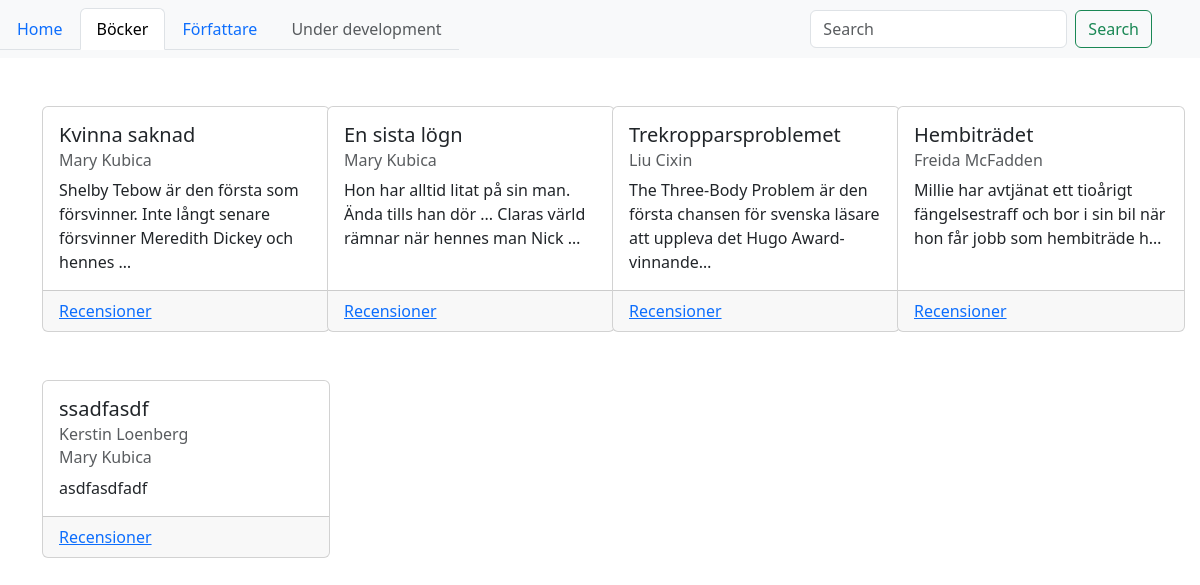
/books/, run on an earlier commit of the app's database.
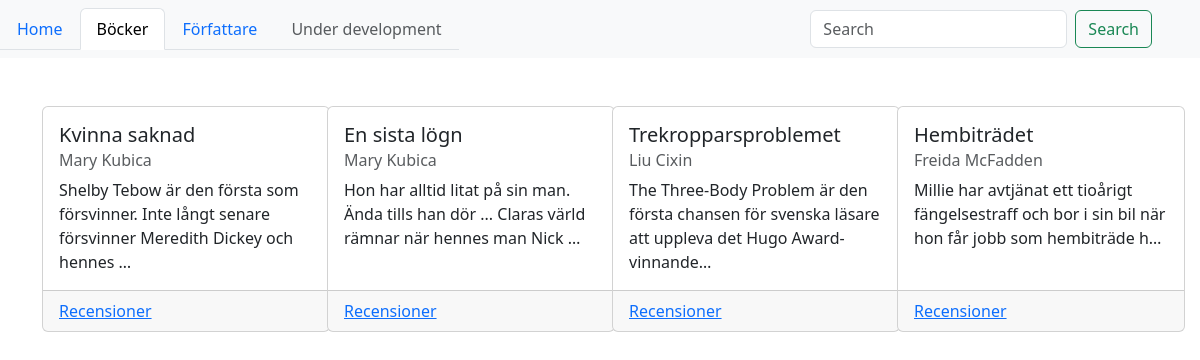
And on a later commit of the database.
### forum/models.py (models this page shows, shortened)
class Book(models.Model):
    title = models.TextField(null=True, blank=True)
    description = models.TextField(null=True, blank=True)
    author = models.ManyToManyField(Author, blank=True)
    user = models.ForeignKey(User, null=True, on_delete=models.SET_NULL)
    likes = models.IntegerField(null=True, default=0)
    dislikes = models.IntegerField(null=True, default=0)

class Author(models.Model):
    name = models.TextField(null=True, blank=True)
    description = models.TextField(null=True, blank=True)
    img = models.CharField(max_length=225, null=True, blank=True)

### forum/views.py (the view)
# urls.py: path('books/', include('forum.urls'))
def books(request):
    books = Book.objects.all()
    authors = Author.objects.all()
    data = {
        "navBookBtn": True,
        "books": books,
        "authors": authors
    }
    return render(request, 'books.html', data)

### forum/templates/books.html (shortened to what this page needs)
{% extends 'layout.html' %}
{% load static %}
{% block content %}
<div class="container mt-5">
    <div class="row">
{% for book in books %}
        <div class="col-3 mb-5">
            <div class="card d-flex flex-column h-100" style="width: 18rem;">
                <div class="card-body">
                <div class="d-flex justify-content-between ">
                  <h5 class="card-title">{{ book.title }}</h5>
                </div>
                {% for author in book.author.all %}
                    <h6 class="card-subtitle mb-2 text-body-secondary">{{ author.name }}</h6>
                {% endfor %}
                <p class="card-text flex-fill">{{ book.description|truncatechars:100 }}</p>
                </div>
                <div class="card-footer">
                    <a href="{% url 'bookRes' book.title book.id %}" class="card-link ">Recensioner</a>
                </div>
            </div>
        </div>
{% endfor %}
    </div>
</div>
{% endblock %}

What changed in the data, as far as the page shows it:
removed Book: title "ssadfasdf", description "asdfasdfadf", Author (name "Mary Kubica")
no longer on this page (row unchanged): Author: name "Kerstin Loenberg", shown under "ssadfasdf"
